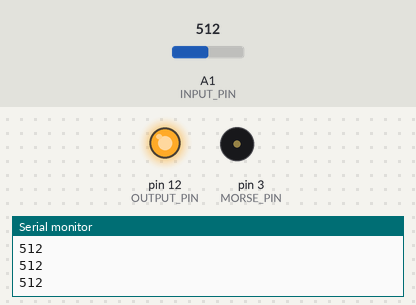
Recording of a sketch running on a simulated Arduino Uno, built with avr-gcc and run on an emulated ATmega328P. Parts: output pins drawn as LEDs (lit = HIGH), buzzer (waves = sounding), the last lines printed to the serial monitor. The test bench sets the inputs (shaded band); at power-on: A1 (INPUT_PIN) = 512.

Above: at 1.2 s.
1.3 s: A1 (INPUT_PIN) set to 110
3.0 s: A1 (INPUT_PIN) set to 91
At 3.63 s:
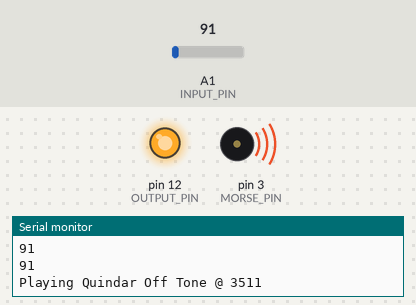
At 4.8 s:
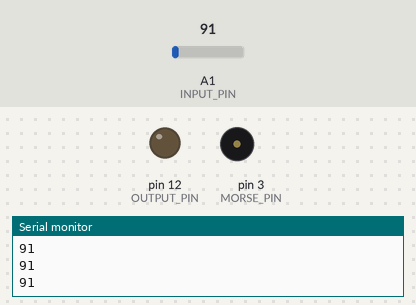
Timing chart, 0 to 6.3 s (numbered marks = the images above; inputs shaded):
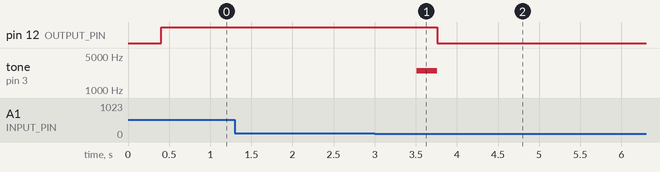

Measured:
- the behaviour switches between 101 and 100 on A1 (INPUT_PIN) (found by bisection; images 0 and 1)
- after the input at 3.0 s, pin 12 (OUTPUT_PIN): HIGH → LOW after 0.76 s; tone on pin 3 (MORSE_PIN): silent → 2475 Hz after 0.51 s, → silent 0.25 s later

The sketch:

main.ino
```cpp
#include "MorseCodeRepeater.cpp"

// CONSTANTS
int OUTPUT_PIN = 12;
int MORSE_PIN = 3;
int INPUT_PIN = A1;

long BUFFER_DELAY_TIME = 500;  // 2 seconds, in ms
long CUTOFF_PERIOD_TIME = 3 * 60 * 1000L;  // 3 minutes, in ms
long DEBOUNCE_TIME = 350; // ms

long MORSE_REPEAT_TIME = 1 * 60 * 1000L; //ms
int MORSE_FREQUENCY = 700;
int MORSE_DOT_DURATION = 70;  // ms. Represents the base unit of time for morse code.
String MORSE_STRING = "W8EDU";

int RECEIVER_ON_THRESHOLD_HIGH = 230;  // Analog read out of 1024
int RECEIVER_ON_THRESHOLD_LOW = 100;
boolean RECIEVER_ON = false;


// Quindar tone for turning off https://en.m.wikipedia.org/wiki/Quindar_tones
long QUINDAR_OFF_DURATION = 250; // ms
int QUINDAR_OFF_FREQUENCY = 2475;
boolean QUINDAR_ENABLED = true;

int inval;  // Raw on/off from LED
int cutoffval;  // Value processed to turn off after certain time
int bufferval;  // Value processed to stay on a bit after input turns off
int debounceval;  // For disregarding a clacking input


int last_bufferval;
int last_debounceval;


int outval;  // Output to transmitter
int last_outval;

unsigned long start_time;
unsigned long cutoff_start_time;
unsigned long debounce_start_time;

MorseCodeRepeater morseCodeRepeater(MORSE_PIN, MORSE_REPEAT_TIME, MORSE_FREQUENCY, MORSE_DOT_DURATION, MORSE_STRING);

void setup() {
  Serial.begin(115200);
  pinMode(OUTPUT_PIN, OUTPUT);
}

void loop() {
  // Input value from receiving baofeng
  int sensorValue = analogRead(INPUT_PIN);
  Serial.println(sensorValue);
  if (sensorValue > RECEIVER_ON_THRESHOLD_HIGH || (sensorValue > RECEIVER_ON_THRESHOLD_LOW && inval==1)) {
    inval = 1;
  } else {
    inval = 0;
  }

  // ---------- Debounce input here ----------
  if (!inval) {
    // Continously reset start time when input is off.
    // Then, when input is on, we can count the ms until we should turn on.
    debounce_start_time = millis();
    debounceval = 0;
  } else if (millis() - debounce_start_time >= DEBOUNCE_TIME) {
    debounceval = 1;
  } else {
    debounceval = 0;
  }


  // Morse code is a blocking call. Insert this here so it can simulate the
  // inval being set to 1, and the start times can be set appropriatley.
  // We do many hacks with the other variables to make them behave properly.
  if (morseCodeRepeater.hasTimeElapsed()) {
      Serial.print("Playing Morse Code @ ");
      Serial.println(millis());
      morseCodeRepeater.resetTimer();
      digitalWrite(OUTPUT_PIN, 1);  // Manually turn on the output in case CUTOFF_PERIOD_TIME has turned it off
      delay(1000);
      morseCodeRepeater.playMorseCode();

      // Simulate the morse code as the reciever recieving, so it gets the adequate buffer delay.
      debounceval = 1;
  }

  // ---------- Buffer when turn off code here ----------

  // Detect falling edge
  if (!debounceval && last_debounceval) {
    start_time = millis();
    Serial.print("Falling edge @ ");
    Serial.println(start_time);
  }

  // If we are less than the delay after a falling edge, keep the output high.
  // Otherwise, simply pass through the previous value unimpeded
  if (start_time != 0 && millis() - start_time <= BUFFER_DELAY_TIME) {
    bufferval = 1;
  } else {
    bufferval = debounceval;
  }

  // ------------------------------------------------------


  // ---------- On too long cutoff code here ----------
  cutoffval = bufferval;

if(!last_bufferval && bufferval) {
  cutoff_start_time = millis();
  Serial.print("Rising edge @ ");
  Serial.println(cutoff_start_time);
}

if (cutoff_start_time != 0 && CUTOFF_PERIOD_TIME <= millis() - cutoff_start_time) {
  cutoffval = 0;
} else {
  cutoffval = bufferval;
}

  // ------------------------------------------------------
  // Output here
  outval = cutoffval;

  // Output the final output to turn on transmitter push-to-talk
  // If we are turning off the transmitter, first play the Quindar tone if enabled
  if (QUINDAR_ENABLED && last_outval && !outval) {
    Serial.print("Playing Quindar Off Tone @ ");
    Serial.println(millis());
    tone(MORSE_PIN, QUINDAR_OFF_FREQUENCY);
    delay(QUINDAR_OFF_DURATION);
    noTone(MORSE_PIN);
  }

  digitalWrite(OUTPUT_PIN, outval);

  last_bufferval = bufferval;
  last_outval = outval;
  last_debounceval = debounceval;

  delay(100);  // Loop at 10Hz
}
```

MorseCodeRepeater.cpp
```cpp
#include "Arduino.h"

class MorseCodeRepeater {

  // Morse code related constants
  // Morse code letters
  const char* letters[26] = {
  ".-", "-...", "-.-.", "-..", ".", "..-.", "--.", "....", "..", // A-I
  ".---", "-.-", ".-..", "--", "-.", "---", ".--.", "--.-", ".-.", // J-R
  "...", "-", "..-", "...-", ".--", "-..-", "-.--", "--.." // S-Z
  };

  // Morse code numbers
  const char* numbers[10] = {
    "-----", ".----", "..---", "...--", "....-", ".....",
  "-....", "--...", "---..", "----."
  };

  // Dot duration defines how fast the Morse code is. Dash and space are 3x and 4x multiplies of dot duration.
  unsigned long dotDuration; // ms
  unsigned long dashDuration;
  unsigned long spaceDuration;

  // Class Member Variables
  // These are initialized at startup
  int outputPin;  // the number of the audio signal pin
  unsigned long repeatDuration;  // milliseconds between signal repition
  int toneFrequency;  // Frequency in hertz of morse code tone
  String broadcast;  // The text to broadcast

  // These maintain the current state
  unsigned long previousMillis;   // Stores time last morse code was played

  // Constructor - creates a MorseCodeRepeater
  // and initializes the member variables and state
  public:
  MorseCodeRepeater(int outputPin, long repeatDuration, int toneFrequency, unsigned long dotDuration, String broadcast) {
    this->outputPin = outputPin;
    this->repeatDuration = repeatDuration;
    this->toneFrequency = toneFrequency;
    this->broadcast = broadcast;

    this->dotDuration = dotDuration;
    this->dashDuration = dotDuration * 3;
    this->spaceDuration = dotDuration * 4;

    previousMillis = 0;

    pinMode(outputPin, OUTPUT);
  }

  boolean hasTimeElapsed() {
    return millis() - previousMillis > repeatDuration;
  }

  boolean resetTimer() {
      previousMillis = millis();
  }

  void playMorseCode() {
    for (int i = 0; i < broadcast.length(); i++) {
      outputCharacterSequence(broadcast[i]);
    }
  }

  private:
  void outputCharacterSequence(char ch) {
    // Convert the character to an index in the corresponding array by subtracting
    // the ascii value of 'a' or '0'. Spaces manifest as just a delay
    // Serial.println(ch);
    if (ch >= 'a' && ch <= 'z') {
      outputMorseSequence(letters[ch - 'a']);
    } else if (ch >= 'A' && ch <= 'Z') {
      outputMorseSequence(letters[ch - 'A']);
    } else if (ch >= '0' && ch <= '9') {
      outputMorseSequence(numbers[ch - '0']);
    } else if (ch == ' ') {
      delay(spaceDuration);
    } else {
      Serial.print("Unkown character ");
      Serial.println(ch);
    }
  }

  void outputMorseSequence(char* sequence) {
    int i = 0;
    while (sequence[i] != NULL) {
      outputDotOrDash(sequence[i]);
      i++;
    }

    // After each letter there is a dash delay
    delay(dashDuration);
  }

  void outputDotOrDash(char dotOrDash) {
    tone(outputPin, toneFrequency);
    // Serial.println(dotOrDash);
    if (dotOrDash == '.') {
      delay(dotDuration);
    } else { // must be a -
      delay(dashDuration);
    }
    noTone(outputPin);

    // After each dot or dash, there is a dot length delay
    delay(dotDuration);
  }
};
```
